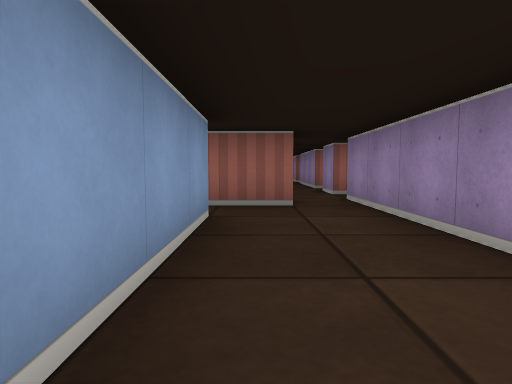
View 1 (above)

24 first-person views from a walk through a cub3D ray-caster map. The camera is about half as high as the walls, tilts 4° down and sees 75° across. The floor is counted in squares. Each view is taken from the middle of a square. On the plan, view 1 faces up. The plan holds only what a view shows up to about 9 squares ahead; the rest is blank.

View 2
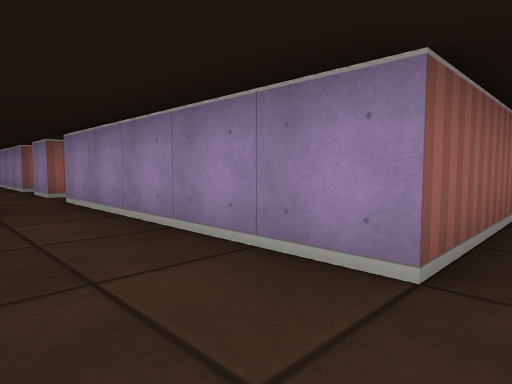

View 3
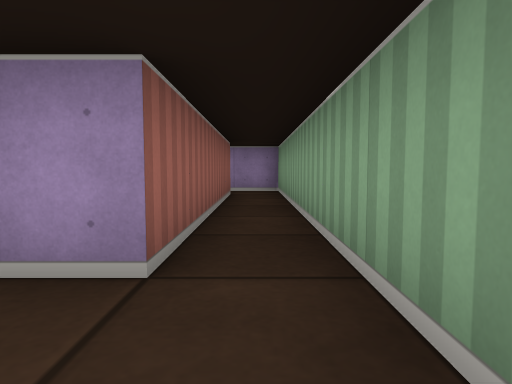

View 4
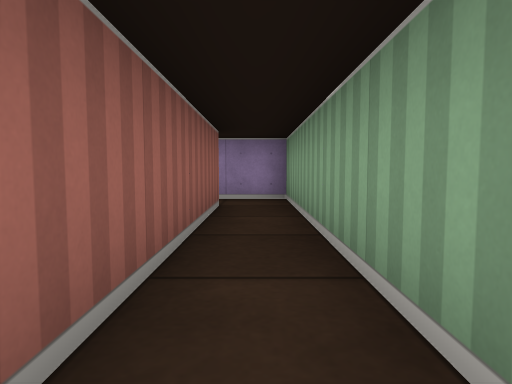

View 5
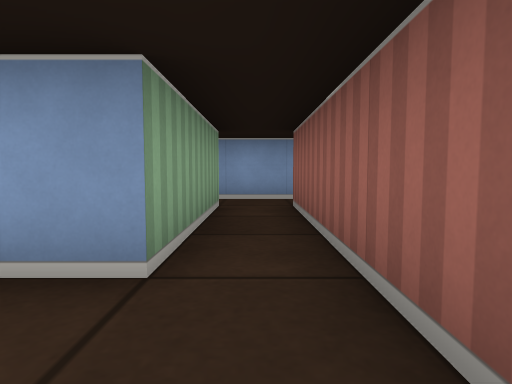

View 6
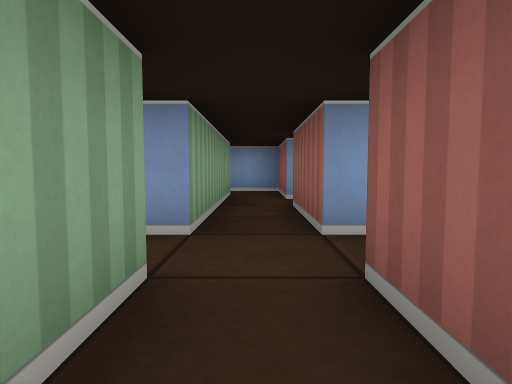

View 7
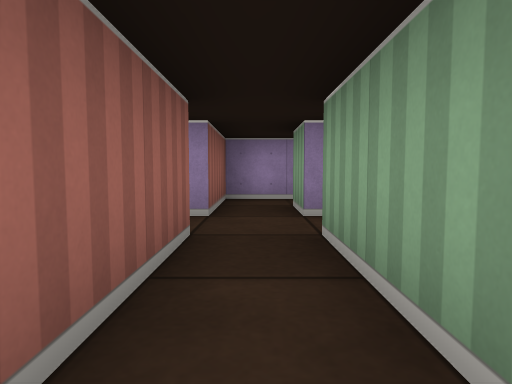

View 8
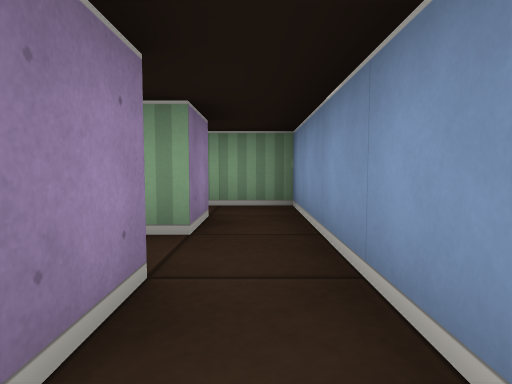

View 9
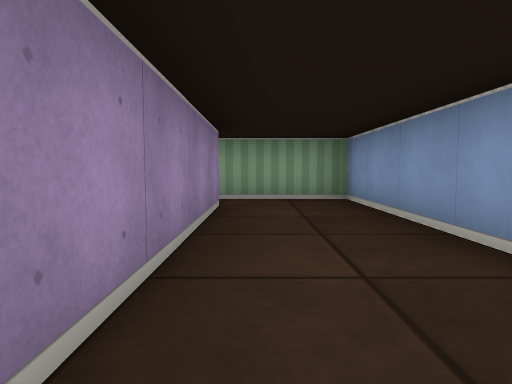

View 10
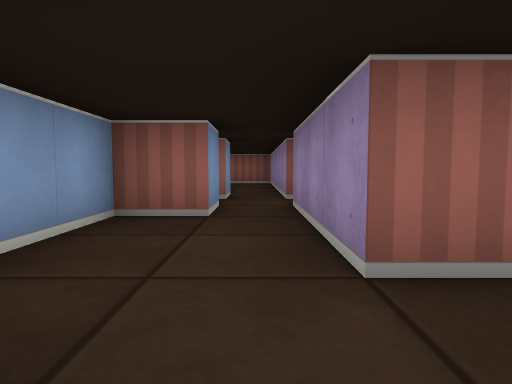

View 11
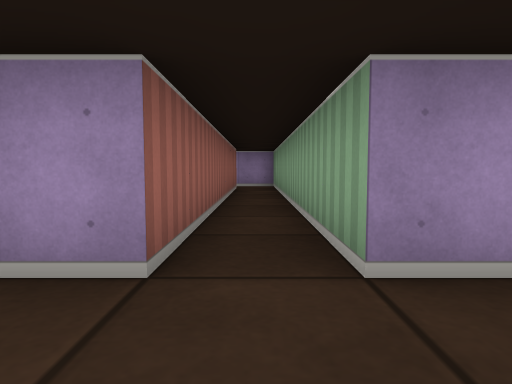

View 12
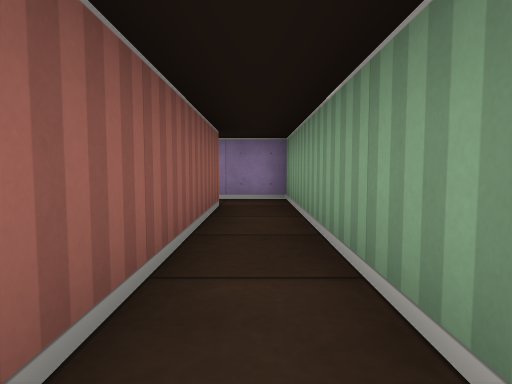

View 13
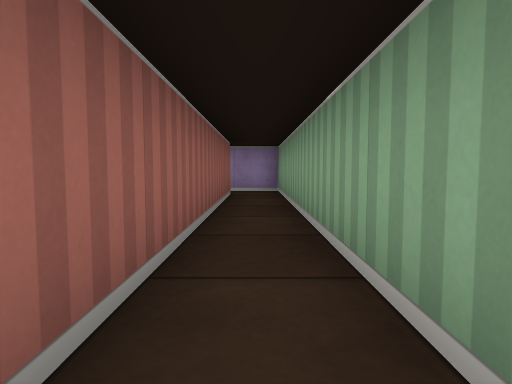

View 14
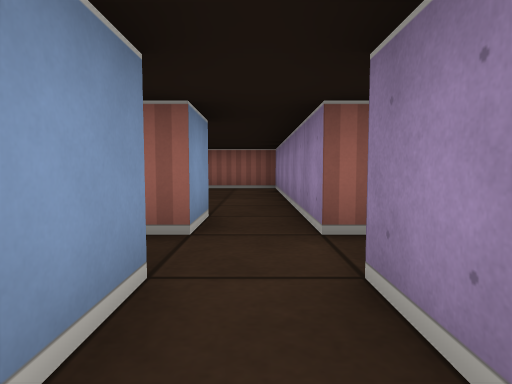

View 15
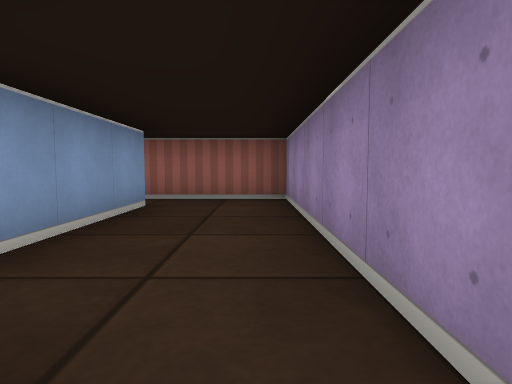

View 16
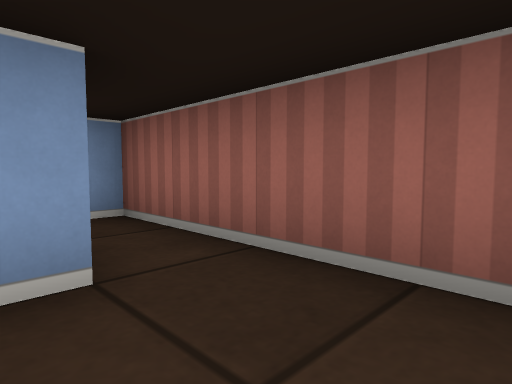

View 17
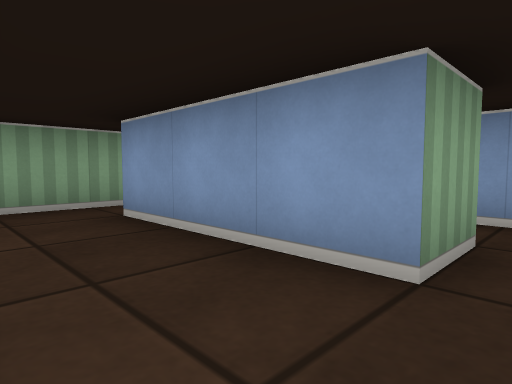

View 18
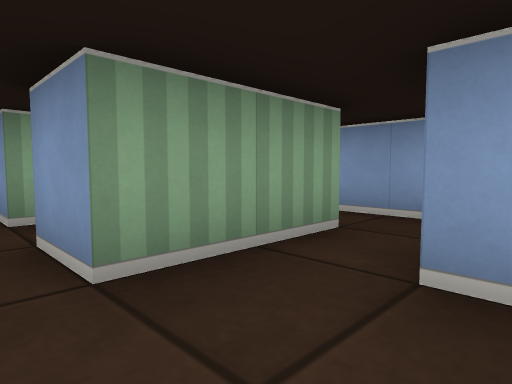

View 19
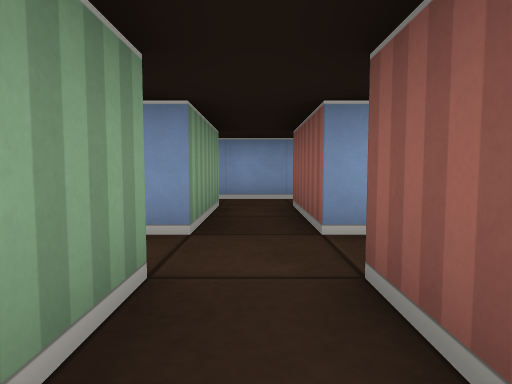

View 20
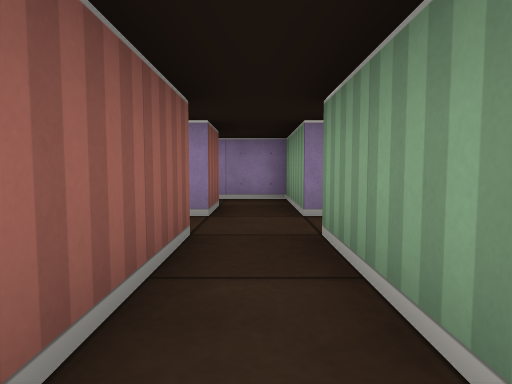

View 21
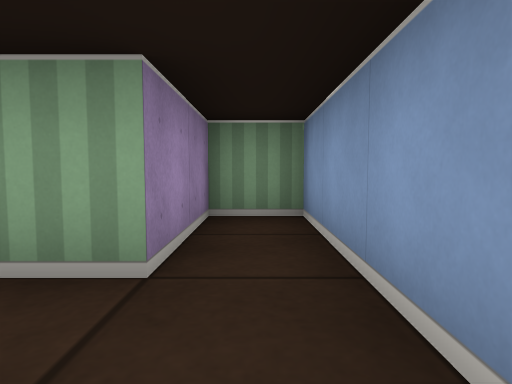

View 22
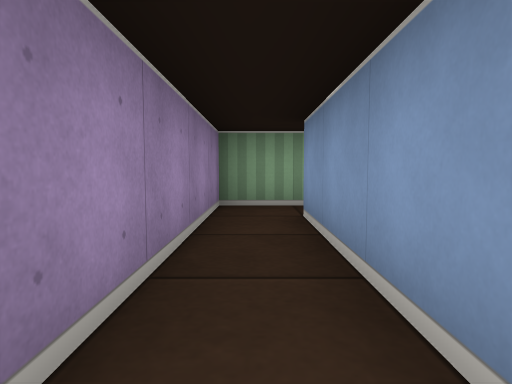

View 23
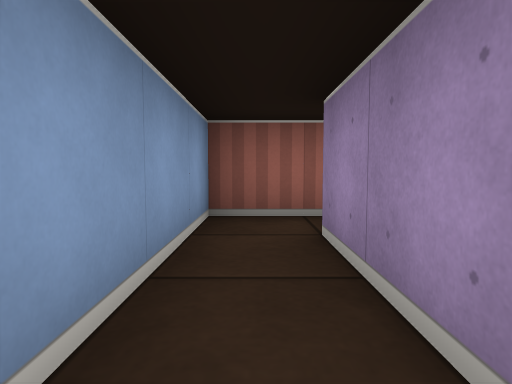

View 24
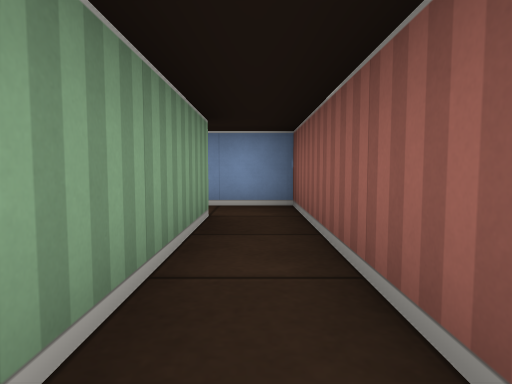

### Floor plan
Points are (right, up) in squares from view 1. A wall is a line through its corners. A room is listed if a view was taken in it or the views show most of it. See-through windows are left out.
Room 1 (views 1, 2, 3, 4, 5, 9)
walls: (0.6, 4.5) (-3.5, 4.5); (0.5, 5.5) (0.5, 5.1); (-3.5, 3.5) (-0.5, 3.5) (-0.5, -0.5) (6.5, -0.5); (6.5, 0.5) (1.5, 0.5) (1.5, 5.5); (-4.5, 4.4) (-4.5, 3.4)
ways out: opening at (-4, 5) to room 4; opening at (-4, 3) to room 9; opening at (1, 5) to room 10; opening at (6, 0)
Room 2 (view 6)
walls: (3.5, 5.4) (3.5, 6.5) (2.5, 6.5)
ways out: opening at (2, 6) to room 10
Room 3 (view 7)
walls: (-2.5, 5.5) (0.5, 5.5); (0.5, 6.5) (-1.5, 6.5)
ways out: opening at (-3, 6) to room 4; opening at (-0.5, 6) to room 10; opening at (-2, 7)
Room 4 (view 8)
walls: (-4.5, 6.6) (-4.5, 4.4); (-3.5, 4.5) (-3.5, 5.5) (-2.5, 5.5); (-2.5, 6.5) (-4.2, 6.5)
ways out: opening at (-4, 5) to room 1; opening at (-3, 6) to room 3
Room 5 (views 10, 11, 12, 13, 14, 15)
walls: (1.5, 6.5) (1.5, 7.5) (9.5, 7.5) (9.5, 8.6); (0.5, 11.5) (0.5, 10.5) (-0.5, 10.5) (-0.5, 8.9); (2.5, 12.5) (1.5, 12.5) (1.5, 13.5); (8.5, 8.5) (1.5, 8.5) (1.5, 11.5) (2.5, 11.5); (0.5, 13.5) (0.5, 12.5)
ways out: opening at (1, 13) to room 6; opening at (2, 12) to room 7; opening at (-0.5, 12) to room 8; opening at (1, 7) to room 10; opening at (9, 9)
Room 6 (views 16, 17, 18)
walls: (-0.5, 17.5) (-0.5, 14.5); (-0.4, 13.5) (0.5, 13.5); (1.5, 13.5) (1.5, 18.5) (-0.5, 18.5)
ways out: opening at (1, 13) to room 5; opening at (-1, 14); opening at (-1, 18)
Room 7 (views 19, 22, 23, 24)
walls: (6.4, 16.5) (2.5, 16.5) (2.5, 12.5); (2.5, 11.5) (3.5, 11.5) (3.5, 15.5) (6.4, 15.5)
ways out: opening at (2, 12) to room 5
Room 8 (views 20, 21)
walls: (-2.5, 13.9) (-2.5, 9.5) (-1.5, 9.5) (-1.5, 11.5) (0.5, 11.5); (0.5, 12.5) (-1.5, 12.5)
ways out: opening at (-0.5, 12) to room 5; opening at (-2, 13)
Room 9 (no view inside)
walls: (-3.5, 2.5) (-3.5, 3.5); (-4.5, 3.4) (-4.5, 1.5) (-3.2, 1.5)
ways out: opening at (-4, 3) to room 1; opening at (-3, 2)
Room 10 (no view inside)
walls: (1.5, 5.5) (2.5, 5.5); (2.5, 6.5) (1.5, 6.5)
ways out: opening at (1, 5) to room 1; opening at (2, 6) to room 2; opening at (-0.5, 6) to room 3; opening at (1, 7) to room 5

Positions as (right, up) in squares from view 1, and headings:
1: (0, 0), facing up
2: (0, 0), facing up-right
3: (0, 0), facing right
4: (2, 0), facing right
5: (1, 4), facing left
6: (3, 6), facing left
7: (-2, 6), facing right
8: (-4, 6), facing down
9: (1, 5), facing down
10: (1, 7), facing up
11: (0, 8), facing right
12: (4, 8), facing right
13: (2, 8), facing right
14: (1, 10), facing up
15: (1, 13), facing up
16: (1, 17), facing up-left
17: (1, 18), facing down-left
18: (1, 15), facing down-left
19: (3, 12), facing left
20: (-2, 12), facing right
21: (-2, 13), facing down
22: (3, 16), facing down
23: (3, 13), facing up
24: (7, 16), facing left
